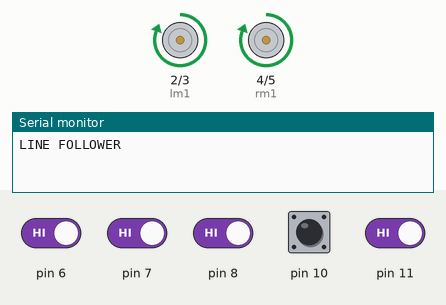
Simulated run of this sketch. Board: Arduino Uno, built with avr-gcc and run on an emulated ATmega328P. Shown: motor-driver pin pairs drawn as motors (green arrow = first pin HIGH = forward, orange = second pin HIGH = backward, longer = more drive), the last lines printed to the serial monitor. The test bench sets the inputs (shaded band); at power-on: pin 6–8, pin 10, pin 11 HIGH.

Above: at 1.2 s.
1.3 s: pin 8 driven LOW
4.3 s: pin 6 driven LOW
5.8 s: pin 6 driven HIGH
At 6.84 s:
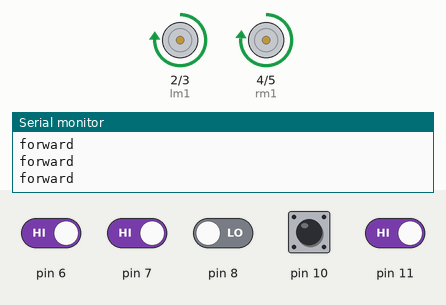
8.8 s: pin 7 driven LOW
At 10.0 s:
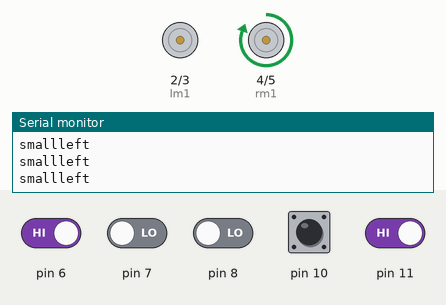
10.3 s: pin 11 driven LOW
At 11.5 s:
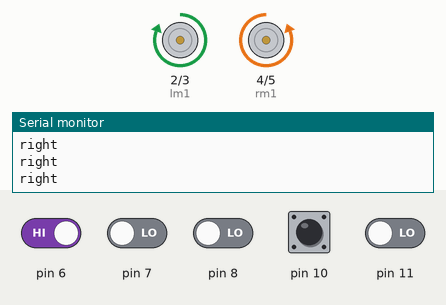
11.8 s: pin 11 driven HIGH
At 12.4 s:
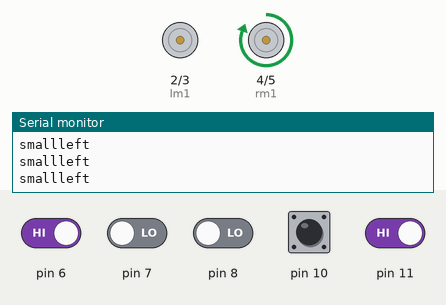
Timing chart, 0 to 14.8 s (numbered marks = the images above; inputs shaded):
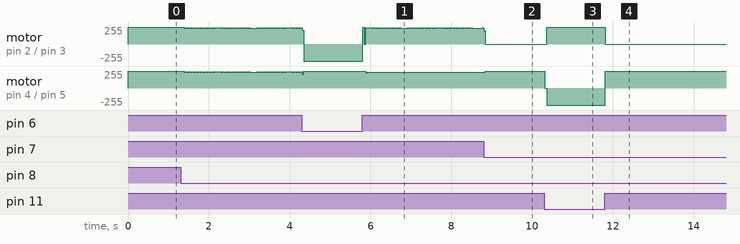

Measured:
- after the input at 5.8 s, motor on pin 4 (rm1) / pin 5 (rm2): forward 255/255 → forward 238/255 after 0.09 s
- after the input at 8.8 s, motor on pin 4 (rm1) / pin 5 (rm2): forward 238/255 → forward 255/255 after 0.05 s
- after the input at 10.3 s, motor on pin 2 (lm1) / pin 3 (lm2): stopped → forward 255/255 after 0.06 s; motor on pin 4 (rm1) / pin 5 (rm2): forward 255/255 → backward 255/255 at once
- after the input at 11.8 s, motor on pin 2 (lm1) / pin 3 (lm2): forward 255/255 → stopped at once; motor on pin 4 (rm1) / pin 5 (rm2): backward 255/255 → forward 255/255 at once

The sketch:

lineFollower-advanced.ino
```cpp
int lm1 = 2, lm2 = 3, rm1 = 4, rm2 = 5;
int l, c1, c2, c3, r;
int a, b, c, d, e, x, y;


void Forward()
  {
    digitalWrite(lm1, 1);
    digitalWrite(lm2, 0);
    digitalWrite(rm1, 1);
    digitalWrite(rm2, 0);
  }

void Stop()
  {
    digitalWrite(lm1, 0);
    digitalWrite(lm2, 0);
    digitalWrite(rm1, 0);
    digitalWrite(rm2, 0);
  }

void Right()
  {
    digitalWrite(lm1, 1);
    digitalWrite(lm2, 0);
    digitalWrite(rm1, 0);
    digitalWrite(rm2, 1);
  }

void Left()
  {
    digitalWrite(lm1, 0);
    digitalWrite(lm2, 1);
    digitalWrite(rm1, 1);
    digitalWrite(rm2, 0);
  }

void smallright()
  {
    digitalWrite(lm1, 1);
    digitalWrite(lm2, 0);
    digitalWrite(rm1, 0);
    digitalWrite(rm2, 0);
  }

void smallleft()
  {
    digitalWrite(lm1, 0);
    digitalWrite(lm2, 0);
    digitalWrite(rm1, 1);
    digitalWrite(rm2, 0);
  }

int eosens()
  {
    readsens();
    if (((c1 + c2 + c3) == 1) || ((c1 + c2 + c3) == 2))
      return 1;
    else
      return 0;
  }

void clearval()
  {
    a = 0;
    b = 0;
    c = 0;
    d = 0;
    e = 0;
    x = 0;
    y = 0;
  }

void readsens()
  {
    l = digitalRead(6);
    c1 = digitalRead(7);
    c2 = digitalRead(8);
    c3 = digitalRead(10);
    r = digitalRead(11);
  }

void readval()
{

  if(l == 0)
    {
      a = 2;
    }
  if(c1 == 0)
    {
      b = 1;
    }
  if(c2 == 0)
    {
      c = 0;
    }
  if(c3 == 0)
    {
      d = 1;
    }
  if(r == 0)
    {
      e = 2;
    }

  x = a + b;

  y = d + e;

}


int hello()
  {

    readsens();
    if ((l == 1)&& eosens() &&(r == 1))
      {
        return 0;
      }
    else
      return 1;

  }
void inch()
  {
    Stop();
    delay(500);
    Forward();
    delay(100);
    Stop();
    delay(500);
    readsens();
  }


//LINE FOLLOWER PATH


void setup()
  {
    Serial.begin(9600);
    Serial.print("LINE FOLLOWER");
    pinMode(lm1, OUTPUT);
    pinMode(lm2, OUTPUT);
    pinMode(rm1, OUTPUT);
    pinMode(rm2, OUTPUT);
    pinMode(6, INPUT);
    pinMode(7, INPUT);
    pinMode(8, INPUT);
    pinMode(10, INPUT);
    pinMode(11, INPUT);
  }


void loop()
  {

    readsens();

    //Forward
    if ((l == 1) && (c1 == 1) && (c2 == 0) && (c3 == 1) && (r == 1))
      {

         Serial.println("forward");
         Forward();
         delay(15);
         Stop();
         delay(1);

      }


   //smallleft
    else if (((l == 1) && (c1 == 0) && (c2 == 1) && (c3 == 1) && (r == 1)) || ((l == 1) && (c1 == 0) && (c2 == 0) && (c3 == 1) && (r == 1)))
      {

        Serial.println("smallleft");
        smallleft();

      }


    //smallright
    else if (((l == 1) && (c1 == 1) && (c2 == 0) && (c3 == 0) && (r == 1)) || ((l == 1) && (c1 == 1) && (c2 == 1) && (c3 == 0) && (r == 1)))
      {

        Serial.println("smallright");
        smallright();

      }

   //no line
    else if ((l == 1) && (c1 == 1) && (c2 == 1) && (c3 == 1) && (r == 1))
      {

       Forward();

      }

   //black line
    else if ((l == 0) && (c1 == 0) && (c2 == 0) && (c3 == 0) && (r == 0))
      {

       Forward();

      }

    else
      {
        clearval();
        readsens();
        readval();

        //Serial.print(x);
        //Serial.print(y);
        //Serial.println();
         if(x > y)
          {
            Stop();
            delay(50);
            while(hello())
              {

                Serial.print("left");
                Left();

              }
          }

        //Right
        else if(x < y)
          {
            Stop();
            delay(50);
            while(hello())
              {

               Serial.println("right");
               Right();

              }
          }
      }
 }
```
